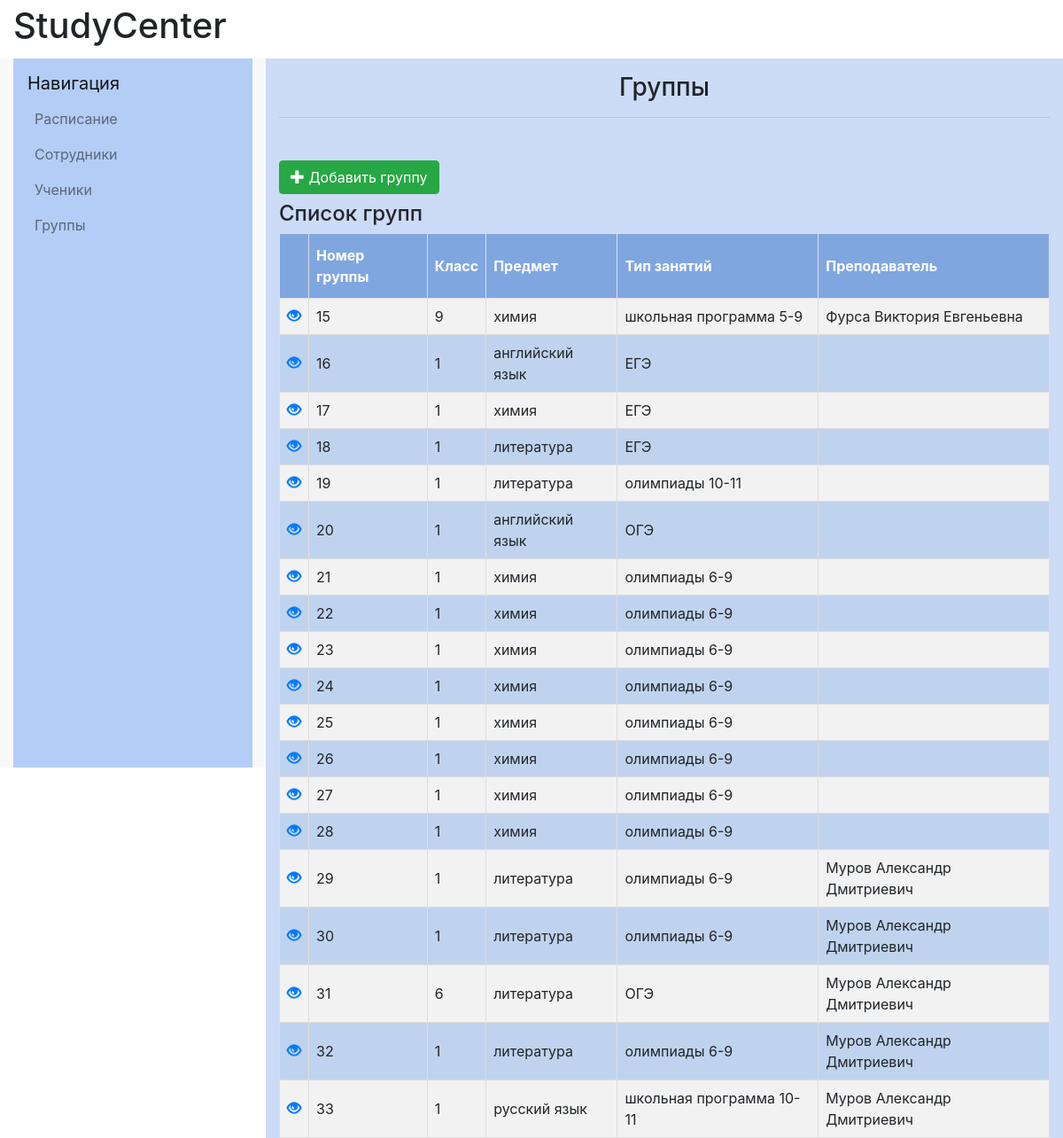
Before: /groups/ with the older database file.
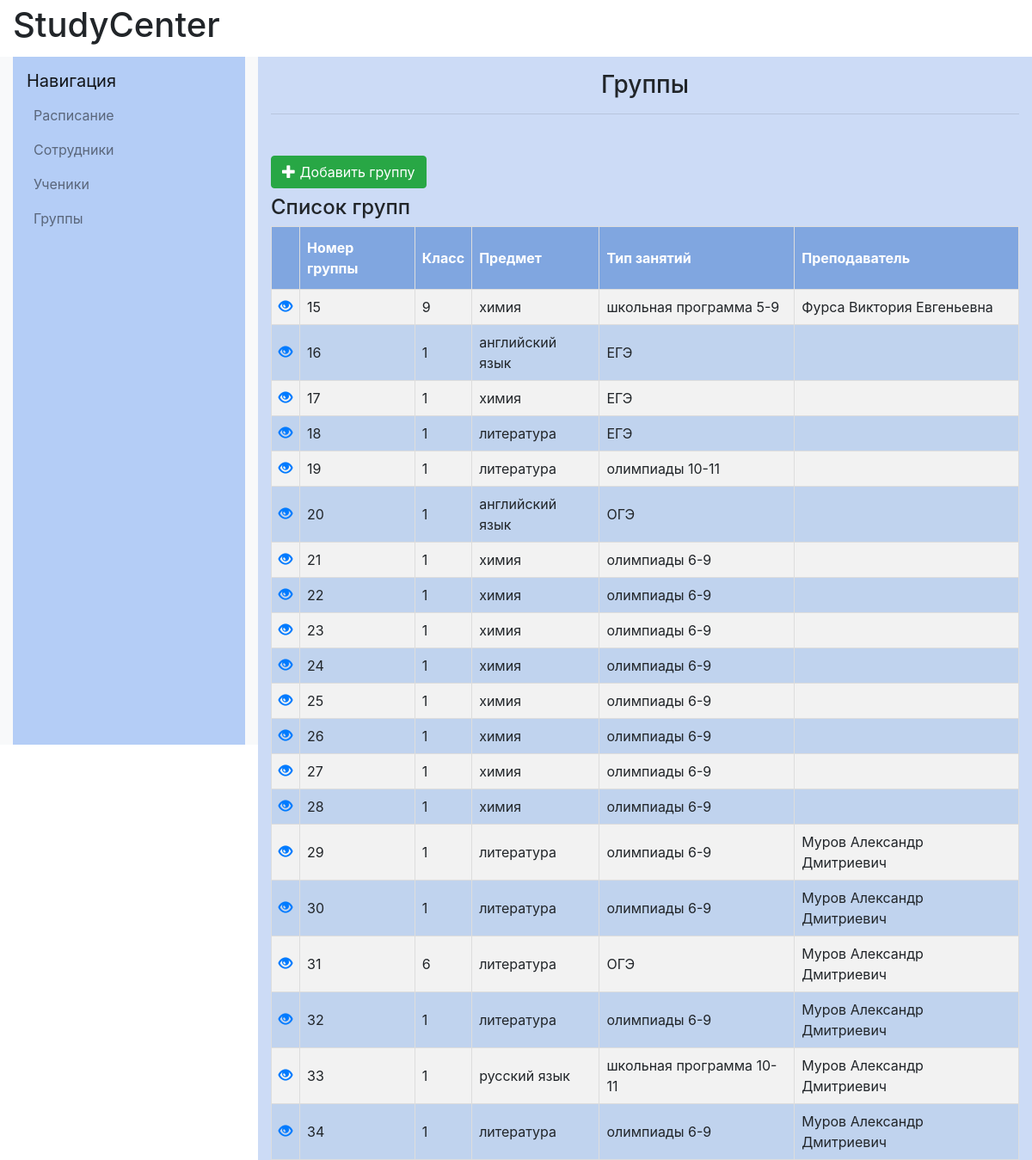
After: the same page with the newer database file.
### catalog/models.py (models this page shows, shortened)
class Group(models.Model):
    subject = models.ForeignKey(Subject, on_delete=models.CASCADE)
    grade = models.IntegerField(validators=[
        MaxValueValidator(11),
        MinValueValidator(1)
    ])
    group_capacity = models.IntegerField(default=1,
                                         validators=[
                                            MaxValueValidator(8),
                                            MinValueValidator(1)
    ])
    type = models.ForeignKey(Type, on_delete=models.CASCADE)
    teacher=models.ForeignKey(Worker,
                              on_delete=models.CASCADE,
                              null=True,
                              default=None
    )
    objects = models.Manager()
    created = models.BooleanField(default=False)

class Subject(models.Model):
    name=models.CharField(max_length=100)
    objects=models.Manager()
    def __str__(self):
        return self.name

class Type(models.Model):
    name=models.CharField(max_length=100)
    objects=models.Manager()
    def __str__(self):
        return self.name

class Worker(models.Model):
    firstname=models.CharField(max_length=20, verbose_name="Имя")
    lastname=models.CharField(max_length=20, verbose_name="Фамилия")
    fathername=models.CharField(max_length=20, verbose_name="Отчество")
    date_of_birth=models.DateField(verbose_name="Дата рождения")
    gender=models.IntegerField(validators=[MinValueValidator(0), MaxValueValidator(1)], verbose_name="Пол")
    subject = models.ManyToManyField(Subject, verbose_name="Дисциплины")
    phone_number=models.CharField(max_length=11,validators=[MinLengthValidator(11)], verbose_name="Номер телефона")
    email=models.EmailField(verbose_name="E-mail")
    objects=models.Manager()
    registration_date=models.DateField()
    DoesNotExist = models.Manager

### catalog/views.py (the view)
# urls.py: path('groups/', views.groups, name='groups'),
def groups(request):
    groups = Group.objects.all()
    return render(request, "group/groups.html", {"groups": groups})

### catalog/templates/group/groups.html (shortened to what this page needs)
{% extends "base_generic.html" %}
{% block content%}
            <div class="col-md-8 col-lg-9 content-container" style="background-color: #ccdbf6">
                <h1 class="h3 text-center mt-3">Группы</h1>
                <hr class="mb-5">
                <section >
                    <a class="btn btn-success" href="{% url 'group_new' %}" class="top-menu"><span class="glyphicon glyphicon-plus"></span> Добавить группу</a>
                    <h4>Список групп</h4>
                    <table id="mytable">
                        <tr>
                            <th></th>
                            <th>Номер группы</th>
                            <th>Класс</th>
                            <th>Предмет</th>
                            <th>Тип занятий</th>
                            <th>Преподаватель</th>
                        </tr>
                        {% for group in groups %}
                        <tr><td><a href="{% url 'group_detail' pk=group.pk %}" class="top-menu"><span class="glyphicon glyphicon-eye-open"></span></a></td>
                            <td>{{ group.id }}</td>
                            <td>{{ group.grade }}</td>
                            <td>{{ group.subject }}</td>
                            <td>{{ group.type }}</td>
                            <td>{{ group.teacher.lastname }} {{ group.teacher.firstname }} {{ group.teacher.fathername }}</td>
                        </tr>
                        {% endfor %}
                    </table>
                </section>
            </div>
{% endblock content %}

Changed rows visible on the page:
added Group: id "34", grade "1", subject "литература", type "олимпиады 6-9", teacher.lastname "Муров", teacher.firstname "Александр", teacher.fathername "Дмитриевич"
